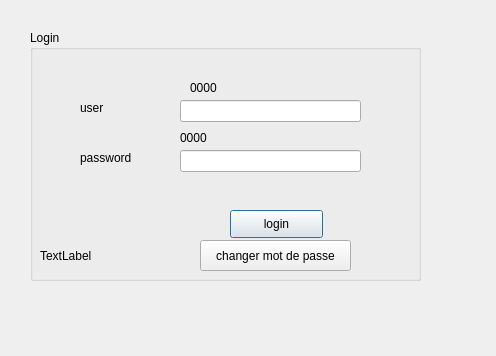
<?xml version="1.0" encoding="UTF-8"?>
<ui version="4.0">
 <class>MainWindow</class>
 <widget class="QDialog" name="MainWindow">
  <property name="geometry">
   <rect>
    <x>0</x>
    <y>0</y>
    <width>496</width>
    <height>356</height>
   </rect>
  </property>
  <property name="windowTitle">
   <string>Dialog</string>
  </property>
  <widget class="QGroupBox" name="groupBox">
   <property name="geometry">
    <rect>
     <x>30</x>
     <y>30</y>
     <width>391</width>
     <height>251</height>
    </rect>
   </property>
   <property name="title">
    <string>Login</string>
   </property>
   <widget class="QLabel" name="label">
    <property name="geometry">
     <rect>
      <x>10</x>
      <y>200</y>
      <width>321</width>
      <height>51</height>
     </rect>
    </property>
    <property name="text">
     <string>TextLabel</string>
    </property>
   </widget>
   <widget class="QLineEdit" name="lineEdit_password">
    <property name="geometry">
     <rect>
      <x>150</x>
      <y>120</y>
      <width>181</width>
      <height>22</height>
     </rect>
    </property>
    <property name="echoMode">
     <enum>QLineEdit::Password</enum>
    </property>
   </widget>
   <widget class="QLabel" name="label_2">
    <property name="geometry">
     <rect>
      <x>50</x>
      <y>70</y>
      <width>51</width>
      <height>16</height>
     </rect>
    </property>
    <property name="text">
     <string>user</string>
    </property>
   </widget>
   <widget class="QLabel" name="label_3">
    <property name="geometry">
     <rect>
      <x>50</x>
      <y>120</y>
      <width>55</width>
      <height>16</height>
     </rect>
    </property>
    <property name="text">
     <string>password</string>
    </property>
   </widget>
   <widget class="QPushButton" name="login">
    <property name="geometry">
     <rect>
      <x>200</x>
      <y>180</y>
      <width>93</width>
      <height>28</height>
     </rect>
    </property>
    <property name="text">
     <string>login</string>
    </property>
   </widget>
   <widget class="QLineEdit" name="lineEdit_user">
    <property name="geometry">
     <rect>
      <x>150</x>
      <y>70</y>
      <width>181</width>
      <height>22</height>
     </rect>
    </property>
   </widget>
   <widget class="QLabel" name="label_4">
    <property name="geometry">
     <rect>
      <x>160</x>
      <y>50</y>
      <width>55</width>
      <height>16</height>
     </rect>
    </property>
    <property name="text">
     <string>0000</string>
    </property>
   </widget>
   <widget class="QLabel" name="label_5">
    <property name="geometry">
     <rect>
      <x>150</x>
      <y>100</y>
      <width>55</width>
      <height>16</height>
     </rect>
    </property>
    <property name="text">
     <string>0000</string>
    </property>
   </widget>
   <widget class="QPushButton" name="pushButton">
    <property name="geometry">
     <rect>
      <x>170</x>
      <y>210</y>
      <width>151</width>
      <height>31</height>
     </rect>
    </property>
    <property name="text">
     <string>changer mot de passe</string>
    </property>
   </widget>
  </widget>
 </widget>
 <resources/>
 <connections/>
</ui>
